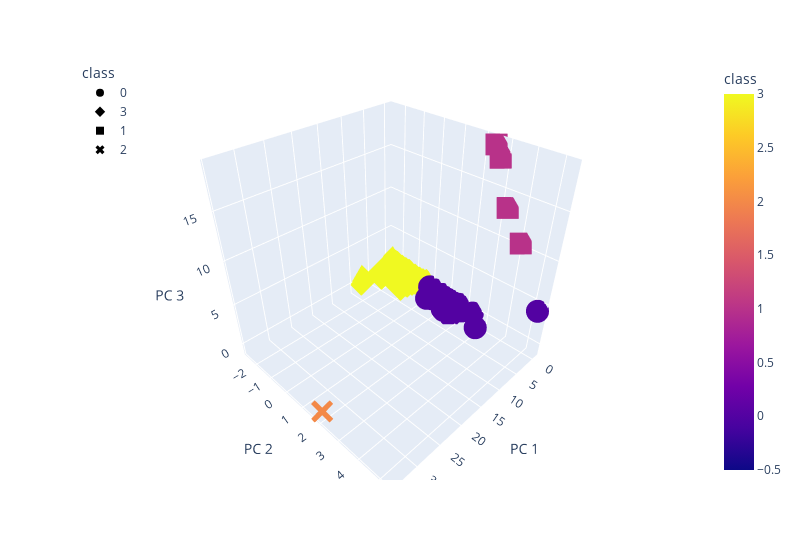

Here is the notebook cell this chart was saved with:
### Markdown cell above
### Deliverable 4: Visualizing Cryptocurrencies Results

#### 3D-Scatter with Clusters

### Code cell
# Creating a 3D-Scatter with the PCA data and the clusters
fig = px.scatter_3d(
    clustered_df,
    x="PC 1",
    y="PC 2",
    z="PC 3",
    color="class",
    symbol="class",
    width=800,
    hover_name='CoinName',
    hover_data=['Algorithm', 'TotalCoinsMined', 'TotalCoinSupply']
)
fig.update_layout(legend=dict(x=0, y=1))
fig.show()

### Figure 1 — Plotly figure (JSON) as saved in the notebook; plotly's stock layout.template omitted (floating-point values rounded to 4 significant figures; data arrays with more than 128 entries replaced by an {"elided": "..."} marker saying what was removed)
{"data": [{"customdata": {"elided": "288x3 mixed values"}, "hovertemplate": "<b>%{hovertext}</b><br><br>class=%{marker.color}<br>PC 1=%{x}<br>PC 2=%{y}<br>PC 3=%{z}<br>Algorithm=%{customdata[0]}<br>TotalCoinsMined=%{customdata[1]}<br>TotalCoinSupply=%{customdata[2]}<extra></extra>", "hovertext": {"elided": "288 str values"}, "legendgroup": "0", "marker": {"color": {"elided": "288 int values"}, "coloraxis": "coloraxis", "symbol": "circle"}, "mode": "markers", "name": "0", "scene": "scene", "showlegend": true, "type": "scatter3d", "x": {"elided": "288 float values"}, "y": {"elided": "288 float values"}, "z": {"elided": "288 float values"}}, {"customdata": {"elided": "239x3 mixed values"}, "hovertemplate": "<b>%{hovertext}</b><br><br>class=%{marker.color}<br>PC 1=%{x}<br>PC 2=%{y}<br>PC 3=%{z}<br>Algorithm=%{customdata[0]}<br>TotalCoinsMined=%{customdata[1]}<br>TotalCoinSupply=%{customdata[2]}<extra></extra>", "hovertext": {"elided": "239 str values"}, "legendgroup": "3", "marker": {"color": {"elided": "239 int values"}, "coloraxis": "coloraxis", "symbol": "diamond"}, "mode": "markers", "name": "3", "scene": "scene", "showlegend": true, "type": "scatter3d", "x": {"elided": "239 float values"}, "y": {"elided": "239 float values"}, "z": {"elided": "239 float values"}}, {"customdata": [["Proof-of-BibleHash", 1772000000.0, "5200000000"], ["SHA-256 + Hive", 638400000.0, "840000000"], ["Proof-of-Authority", 204479039, "252460800"], ["ECC 256K1", 1000000000, "1000000000"]], "hovertemplate": "<b>%{hovertext}</b><br><br>class=%{marker.color}<br>PC 1=%{x}<br>PC 2=%{y}<br>PC 3=%{z}<br>Algorithm=%{customdata[0]}<br>TotalCoinsMined=%{customdata[1]}<br>TotalCoinSupply=%{customdata[2]}<extra></extra>", "hovertext": ["BiblePay", "LitecoinCash", "Poa Network", "Acute Angle Cloud"], "legendgroup": "1", "marker": {"color": [1, 1, 1, 1], "coloraxis": "coloraxis", "symbol": "square"}, "mode": "markers", "name": "1", "scene": "scene", "showlegend": true, "type": "scatter3d", "x": [-0.2632, -0.4198, -0.3822, -0.2769], "y": [2.805, 2.551, 3.345, 4.105], "z": [17.97, 18.97, 13.55, 10.65]}, {"customdata": [["TRC10", 990000000000.0, "990000000000"]], "hovertemplate": "<b>%{hovertext}</b><br><br>class=%{marker.color}<br>PC 1=%{x}<br>PC 2=%{y}<br>PC 3=%{z}<br>Algorithm=%{customdata[0]}<br>TotalCoinsMined=%{customdata[1]}<br>TotalCoinSupply=%{customdata[2]}<extra></extra>", "hovertext": ["BitTorrent"], "legendgroup": "2", "marker": {"color": [2], "coloraxis": "coloraxis", "symbol": "x"}, "mode": "markers", "name": "2", "scene": "scene", "showlegend": true, "type": "scatter3d", "x": [34.12], "y": [1.865], "z": [-0.6173]}], "layout": {"coloraxis": {"colorbar": {"title": {"text": "class"}}, "colorscale": [[0, "#0d0887"], [0.1111, "#46039f"], [0.2222, "#7201a8"], [0.3333, "#9c179e"], [0.4444, "#bd3786"], [0.5556, "#d8576b"], [0.6667, "#ed7953"], [0.7778, "#fb9f3a"], [0.8889, "#fdca26"], [1, "#f0f921"]]}, "legend": {"title": {"text": "class"}, "tracegroupgap": 0, "x": 0, "y": 1}, "margin": {"t": 60}, "scene": {"domain": {"x": [0, 1], "y": [0, 1]}, "xaxis": {"title": {"text": "PC 1"}}, "yaxis": {"title": {"text": "PC 2"}}, "zaxis": {"title": {"text": "PC 3"}}}, "width": 800}}
